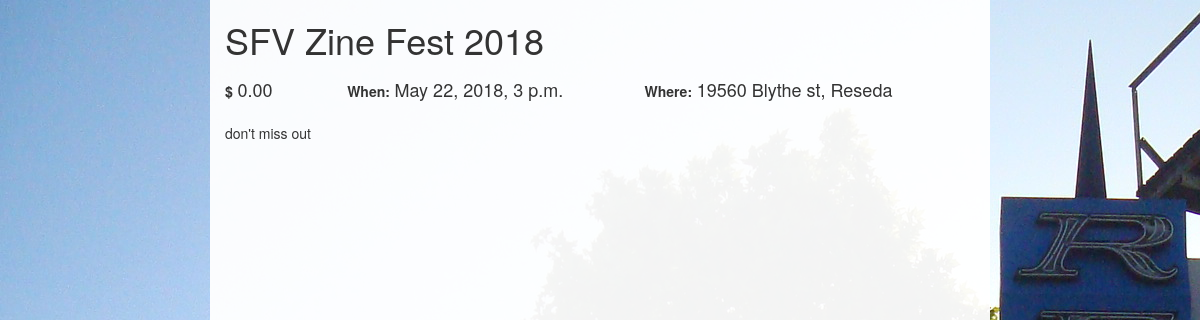
Screenshot of /events/sfv-zine-fest-2018/ with the database file from the repository.
### events/models.py (models this page shows, shortened)
class Event(models.Model):
    name = models.CharField(max_length=128, unique=True)
    created_at = models.DateTimeField(auto_now_add=True)
    slug = models.SlugField(blank=True, unique=True)
    approved = models.BooleanField(blank=True, default=False)
    approved_at = models.DateTimeField(blank=True, null=True, editable=False)
    image = models.ImageField(upload_to="flyers", blank=True)
    short_description = models.TextField(max_length=256, blank=True)
    description = models.TextField()
    address = models.CharField(max_length=64, blank=True)
    city = models.CharField(max_length=64, blank=True)
    start_date = models.DateTimeField()
    end_date = models.DateTimeField()
    price = models.DecimalField(max_digits=6, decimal_places=2, default=0.00)
    more_details_link = models.URLField(blank=True, null=True)

### events/views.py (the view)
# urls.py: url(r'^(?P<event_slug>[\w\-]+)/$', views.event_details, name='event_details'),
def event_details(request, event_slug):
    context_dict = {}
    try:
        event = Event.objects.get(slug=event_slug)
        context_dict['event'] = event
    except Event.DoesNotExist:
        context_dict['event'] = None
    return render(request, 'events/event-details.html', context_dict)

### templates/events/event-details.html (shortened to what this page needs)
<!DOCTYPE html>
<html>
<head>
    {% load staticfiles %}
    <link rel="stylesheet" type="text/css" href="{% static 'styles/styles.css' %}">
    <link rel="stylesheet" type="text/css" href="{% static 'styles/event-details.css' %}">
    <link href="//netdna.bootstrapcdn.com/bootstrap/3.1.0/css/bootstrap.min.css" rel="stylesheet" id="bootstrap-css">
</head>
<body>
    <div class="container">
        <div class="row">
            <div class="article event-details [ col-xs-12 col-sm-offset-2 col-sm-8 ]">
                <article>
                    {% if event %}
                        <h1>{{event.name}}</h1>
                        <section class="details">
                            <table>
                                <tr>
                                    <td class="price">
                                        <strong>$</strong><h4>{{event.price}}</h4>
                                    </td>
                                    <td class="date">
                                        <strong>When: </strong><h4>
                                            {{event.start_date}}
                                        </h4>
                                    </td>
                                    <td class="address">
                                        <strong>Where: </strong><h4>{{event.address}}, {{event.city}}</h4>
                                    </td>
                                </tr>
                            </table>
                        </section>
                        <section class="description">
                            {{event.description|safe}}
                        </section>
                    {% else %}
                        <h1>NO MATCHING EVENT</h1>
                    {% endif %}
                </article>
            </div>
        </div>
    </div>
</body>
</html>

### static/styles/styles.css (style rules this page uses)
body { background-image: url('/static/images/bg1.jpg'); }
.article { background-color: rgba(255, 255, 255, 0.95); min-height: 100vh; }
.article article { min-height: 100vh; }

### static/styles/event-details.css (style rules this page uses)
.article.event-details section.details table { width: 100%; }
.article.event-details section.details table td { padding-right: 5em; }
.article.event-details section.details table td strong, .article.event-details section.details table td h4 { display: inline-block; }
.article.event-details section.details table td strong { margin-right: 0.333em; }
.article.event-details section.description { min-height: 25vh; margin-top: 1em; }

### rows the page displays
Event: name "SFV Zine Fest 2018", price "0.00", start_date "May 22, 2018, 3 p.m.", address "19560 Blythe st", city "Reseda", description "don't miss out"
